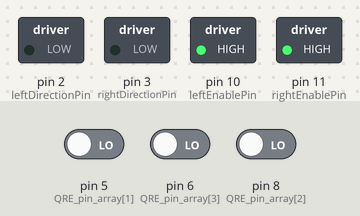
The sketch below on a simulated Arduino Uno, built with avr-gcc and run on an emulated ATmega328P. Parts: switched loads named in the sketch (green lamp = pin HIGH). The inputs (shaded band) are chosen by the test bench; at power-on: pin 5 (QRE_pin_array[1]) LOW, pin 6 (QRE_pin_array[3]) LOW, pin 8 (QRE_pin_array[2]) LOW. What the sketch prints to the serial monitor is not drawn.

Above: at 0.05 s.
Timing chart, 0 to 3.0 s (numbered marks = the images above):
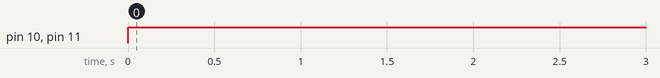

Measured:
- by itself, pin 10 (leftEnablePin), pin 11 (rightEnablePin): LOW → HIGH at 0.00 s

The sketch:

line_followerOld.ino
```cpp
/******************************************************************
*******************************************************************
                      Function declarations
*******************************************************************
*******************************************************************/
//This function changes the direction the robot is moving in. (forwards, backwards, clockwise, counterclockwise)
void changeHeading();
//This function reads data from the QD sensor (line sensor)
int readQD(int pin);
//This function make the robot move forwards for one
void goForwards(class robotPosition &botPos);
//Make the robot turn 90 degrees either clockwise or counterclockwise.
void turn(class robotPosition &botPos, byte turnwise);
//this function makes the robot follow the path found by the empty_solver function.
void follow_directions(String  directions, class robotPosition &botPos);

//This function finds a path from point A to point B in an empty grid.
String empty_solver(byte startRow, byte startCol, char dir, byte destRow, byte destCol);
//this function determines shortest path to move from direction A to direction B.
String change_dir (char startDir, char endDir);


//Code for following a line.
//Outputs via the serial terminal - Lower numbers mean more reflected
//3000 or more means nothing was reflected.

//HIGH --> black --> on the line
//LOW --> white --> off the line

//The 5 line following pins.

//Rightmost sensor is pin 9.
//Right sensor is pin 6.
//center sensor is pin 8
//left sensor is pin 5
//leftmost sensor is pin 4

//Right now, leftmost and rightmost are both dead.

//element 0: reading leftmost QRE pin, 1: left QRE pin, 2: centre QRE pin, 3: right QRE pin, 4: rightmost QRE pin.
const int QRE_pin_array[] = {4, 5, 8, 6, 9};

//Stores the values detected by the line sensors.
//0: reading from leftmost QRE, 1: reading from left QRE, 2: centre QRE, 3: right QRE, 4: rightmost QRE.
int QRE_val_array[5];


/******************************************************************
*******************************************************************
        The motor control pins and related constants
*******************************************************************
*******************************************************************/
//If leftDirectionPin is HIGH, motor goes forwards.
const int leftDirectionPin = 2;
//If both are off, motor is off.
const int leftEnablePin = 10;

//Same thing but for right motor.
const int rightDirectionPin = 3;
const int rightEnablePin = 11;

//The speed of the motor (255 is the maximum)
int motorSpeed = 255;
byte robot_heading = 0;
/* 0: Do nothing.
 * 1: Go forwards.
 * 2: Go in reverse.
 * 3: Turn right in place.
 * 4: turn left in place.
*/

/******************************************************************
*******************************************************************
                     Robot Postion stuff
*******************************************************************
*******************************************************************/
class robotPosition {
public:
  byte botRow;
  byte botCol;
  //This is either 'n', 's', 'e', 'w' where n means north.
  char botDirection;
};

/******************************************************************
*******************************************************************
                      Setup and loop
*******************************************************************
*******************************************************************/
robotPosition botPos;
String directions;
int counter = 0;

void setup(){
    Serial.begin(9600);
    //setting pin modes.

     //Motor pins
    pinMode(leftDirectionPin, OUTPUT);
    pinMode(rightDirectionPin, OUTPUT);
    pinMode(leftEnablePin, OUTPUT);
    pinMode(rightEnablePin, OUTPUT);
    //line pins.
    for (byte i = 0; i < 5; i++) {
        pinMode(QRE_pin_array[i], INPUT);
    }

    botPos.botRow = 7;
    botPos.botCol = 2;
    botPos.botDirection = 'n';

    directions = empty_solver(7, 2, 'n', 5, 1);
    //Serial.print(directions);
    //Uncomment the line bellow to do direction following.
    //follow_directions(directions, botPos);

}
void loop() {
   //Uncomment this to test turning.
    //turn(botPos, 3);
    //delay(1000);
    //Serial.print("done turnin");

    //while (counter < 3) {
      goForwards(botPos);
      Serial.print("I've crossed a line");
      //counter += 1;
    //}

    //delay(1000);


}

/******************************************************************
*******************************************************************
                      Function definitions
*******************************************************************
*******************************************************************/

void changeHeading(byte heading) {
  //Read the global variable robot_heading and change the robot's speed and direction.
 /* 0: Do nothing.
 * 1: Go forwards.
 * 2: Go in reverse.
 * 3: Turn clockwise / right in place.
 * 4: turn counterclockwise / left in place.
*/
  robot_heading = heading;

  if (robot_heading == 0) {
      //Stay still.
      analogWrite(rightEnablePin, LOW);
      analogWrite(leftEnablePin, LOW);
      //Serial.write("The robot should not be moving.");

  } else if (robot_heading == 1) {
      //Go forwards.
      //Set left motor forwards.
      digitalWrite(leftDirectionPin, HIGH);
      analogWrite(leftEnablePin, motorSpeed);

      //Set right motor forwards.
      digitalWrite(rightDirectionPin, HIGH);
      analogWrite(rightEnablePin, motorSpeed);
  } else if (robot_heading == 2) {
      //Go backwards.
      //Set left motor backwards.
      digitalWrite(leftDirectionPin, LOW);
      analogWrite(leftEnablePin, motorSpeed);

      //Set right motor backwards
      digitalWrite(rightDirectionPin, LOW);
      analogWrite(rightEnablePin, motorSpeed);

  } else if (robot_heading == 3) {
      //Turn counterclockwise.
      //Set left motor forwards.
      digitalWrite(leftDirectionPin, HIGH);
      analogWrite(leftEnablePin, motorSpeed);

     //Set right motor backwards
      digitalWrite(rightDirectionPin, LOW);
      analogWrite(rightEnablePin, motorSpeed);
  } else if (robot_heading == 4) {
      //Turn clockwise.
      //Set left motor backwards.
      digitalWrite(leftDirectionPin, LOW);
      analogWrite(leftEnablePin, motorSpeed);

      //Set right motor forwards.
      digitalWrite(rightDirectionPin, HIGH);
      analogWrite(rightEnablePin, motorSpeed);
  }
}

int readQD(int pin){
  //Returns value from the QRE1113
  //Lower numbers mean more reflecive
  //More than 3000 means nothing was reflected.
  pinMode(pin, OUTPUT );
  digitalWrite(pin, HIGH );
  delayMicroseconds(10);
  pinMode(pin, INPUT );

  long time = micros();
  int diff;
  //time how long the input is HIGH, but quit after 3ms as nothing happens after that
  while (digitalRead(pin) == HIGH && micros() - time < 3000) {
    diff = micros() - time;
  }
  //return diff;
  if (diff >= 500) {
      return HIGH;
  } else {
      return LOW;
  }
}

void goForwards(class robotPosition &botPos) {
  //This function makes the robot move forwards numTiles number of grid points using line following.
  //WARNING, WILL NOT WORK ON RED LINE

  //Change the robot's heading so that it's moving forwards.
  changeHeading(2);
  //Delay long enough so that it doesn't immediately stop.
  delay(1000);

  while (true) {
    for (byte i = 1; i < 4; i++) {
        QRE_val_array[i] =  readQD(QRE_pin_array[i]);
        //To test what values the sensor array is reading.
        Serial.print(QRE_val_array[i]);
        Serial.write(" ");
    }
    Serial.write("\n");
    //go forwards in a straight line.
    if (QRE_val_array[1] == LOW and QRE_val_array[2] == HIGH and QRE_val_array[3] == LOW) {
    //if (true) {
        //Go straight
        //left motor is more powerful than the right motor so it's "default" is -60.
        analogWrite(leftEnablePin, motorSpeed - 20);
        analogWrite(rightEnablePin, motorSpeed);

        Serial.write("going forwards\n");
    } else if (QRE_val_array[1] == HIGH and QRE_val_array[3] == LOW) {
        //adjust left.
        analogWrite(leftEnablePin, motorSpeed - 20 - 30);
        analogWrite(rightEnablePin, motorSpeed);
        Serial.write("Turning left\n");
    } else if (QRE_val_array[1] == LOW and QRE_val_array[3] == HIGH) {
        //adjust to right.
        analogWrite(leftEnablePin, motorSpeed - 20);
        analogWrite(rightEnablePin, motorSpeed - 30);
        Serial.write("Turning right\n");

    } else if (QRE_val_array[1] == HIGH and QRE_val_array[2] == HIGH and QRE_val_array[3] == HIGH) {
        //we're crossing a line so we need to stop.

        //Adjust the robot's position in botPos.
        if (botPos.botDirection == 'n') {
            botPos.botCol -= 1;
        } else if (botPos.botDirection == 's') {
            botPos.botCol += 1;
        } else if (botPos.botDirection == 'e') {
            botPos.botRow += 1;
        } else if (botPos.botDirection == 'w') {
            botPos.botRow -= 1;
        }
        break;
    } else if (QRE_val_array[1] == LOW and QRE_val_array[2] == LOW and QRE_val_array[3] == LOW) {
        //we're off track, or are turning.
        //If we keep turning then we'll go completely off, so this means start going forwards again.
        //analogWrite(leftEnablePin, motorSpeed);
        //analogWrite(rightEnablePin, motorSpeed);

    } else {
        //Something's up: These cases shouldn't happen, or should only happen while turning.
        //Therefore do nothing.
        ;
    }
  }
  //change the robot's heading so that it's staying in place.
  changeHeading(0);
}

void turn(class robotPosition &botPos, byte turnwise)  {
    //Controls the robot's wheels to make it turn 90 degrees clockwise / counterlclockwise (depending on what turnways is)
    //3 --> clockwise, 4 --> counterclockwise.
    changeHeading(turnwise);

    //Delay long enough so that it doesn't immediately stop turning.
    delay(1000);

    while(true) {
      //Keep turning until we're on a line.
      if ( QRE_val_array[1] == HIGH and QRE_val_array[2] == HIGH and QRE_val_array[3] == HIGH) {
          changeHeading(0);
          break;
      }
    }

    //For now, this is assuming 3 --> counterclockwise, 4 --> clockwise.
    if(botPos.botDirection == 'n') {
        if (turnwise == 3) {
          botPos.botDirection == 'w';
        }else if (turnwise == 4) {
          botPos.botDirection == 'e';
        }
    } else if (botPos.botDirection == 'e') {
      if (turnwise == 3) {
          botPos.botDirection == 'n';
        }else if (turnwise == 4) {
          botPos.botDirection == 's';
        }
    } else if (botPos.botDirection == 's') {
      if (turnwise == 3) {
          botPos.botDirection == 'e';
        }else if (turnwise == 4) {
          botPos.botDirection == 'w';
        }
    } else if (botPos.botDirection == 'w') {
      if (turnwise == 3) {
          botPos.botDirection == 's';
        }else if (turnwise == 4) {
          botPos.botDirection == 'n';
        }
    }
}

void follow_directions(String  directions, class robotPosition &botPos) {
    //input is a string of directions (which we get from the output of empty_solver().)
    //This function calls all the lower level functions to make the robot follow the specified directions.
    int num_directions = (int)directions.length();
    for (int i = 0; i < num_directions; i++) {
        if (directions[i] == 'w') {
            goForwards(botPos);
        } else if (directions[i] == 'e') {
            turn(botPos, 3);
        } else if (directions[i] == 'q') {
            turn(botPos, 4);
        }
    }
}

/******************************************************************
*******************************************************************
               High Level maze solving functions.
*******************************************************************
*******************************************************************/

String empty_solver(byte startRow, byte startCol, char dir, byte destRow, byte destCol){
    /*This grid solver tells the robot to get from a starting point to a destination point
     * but it only works on an empty grid.
     *This function is passed integers for startRow, startCol and dir because I don't want it to be able to actually change the robot's position.
     */

    //stores the path that the robot takes.
    //w means move forwards one grid line.
    //s means move backwards one grid line.
    //e means rotate clockwise 90 degrees.
    //q means rotate counterclockwise 90 degrees.
    String path = "";

    //(0, 0) is in the top left. (row, column)
    //bottom right corner is (7, 6)

    //first move to required column.
    if (startCol > destCol) {
        //I need to go west.

        //change direction to face west.
        path += change_dir(dir, 'w');
        dir = 'w';
        //Move forwards until I get to required position.
        for (int i = 0; i < startCol - destCol; i++) {
            path += "w";
        }
    } else if (startCol < destCol) {
        //I need to go east.

        //change direction to face east.
        path += change_dir(dir, 'e');
        dir = 'e';
        //Move forwards until I get to required position.
        for (int i = 0; i < destCol - startCol; i++) {
            path += "w";
        }
    }
    //Move to required row.
    if (startRow > destRow) {
        //I need to go north.

        //change direction to face north.
        path += change_dir(dir, 'n');
        dir = 'n';
        //Move forwards until I get to required position.
        for (int i = 0; i < startRow - destRow; i++) {
            path += "w";
        }
    } else if (startRow < destRow) {
        //I need to go south.

        //change direction to face south.
        path += change_dir(dir, 's');
        dir = 's';
        //Move forwards until I get to required position.
        for (int i = 0; i < destRow - startRow; i++) {
            path += "w";
        }
    }
    return path;
}

String change_dir (char startDir, char endDir) {
    /*This function takes a starting direction and returns a set of instructions
     *to turn from the initial direction to the final direction.
     *(clockwise, clockwise twice, or counterclockwise).
     */

    //Tested the run time on this function, max runtime is only about 2* min runtime (so not alot)

    if (startDir == endDir) {
        return "";
    }
    if (startDir == 'n') {
        if (endDir == 'e') {
            return "e";
        } else if (endDir == 's') {
            return "ee";
        } else if (endDir == 'w') {
            return "q";
        }
    } else if (startDir == 'e') {
        if (endDir == 's') {
            return "e";
        } else if (endDir == 'w') {
            return "ee";
        } else if (endDir == 'n') {
            return "q";
        }
    } else if (startDir == 's') {
        if (endDir == 'w') {
            return "e";
        } else if (endDir == 'n') {
            return "ee";
        } else if (endDir == 'e') {
            return "q";
        }
    } else if (startDir == 'w') {
        if (endDir == 'n') {
            return "e";
        } else if (endDir == 'e') {
            return "ee";
        } else if (endDir == 's') {
            return "q";
        }
    }
    //this should never happen.
    return "-1";
}
```
